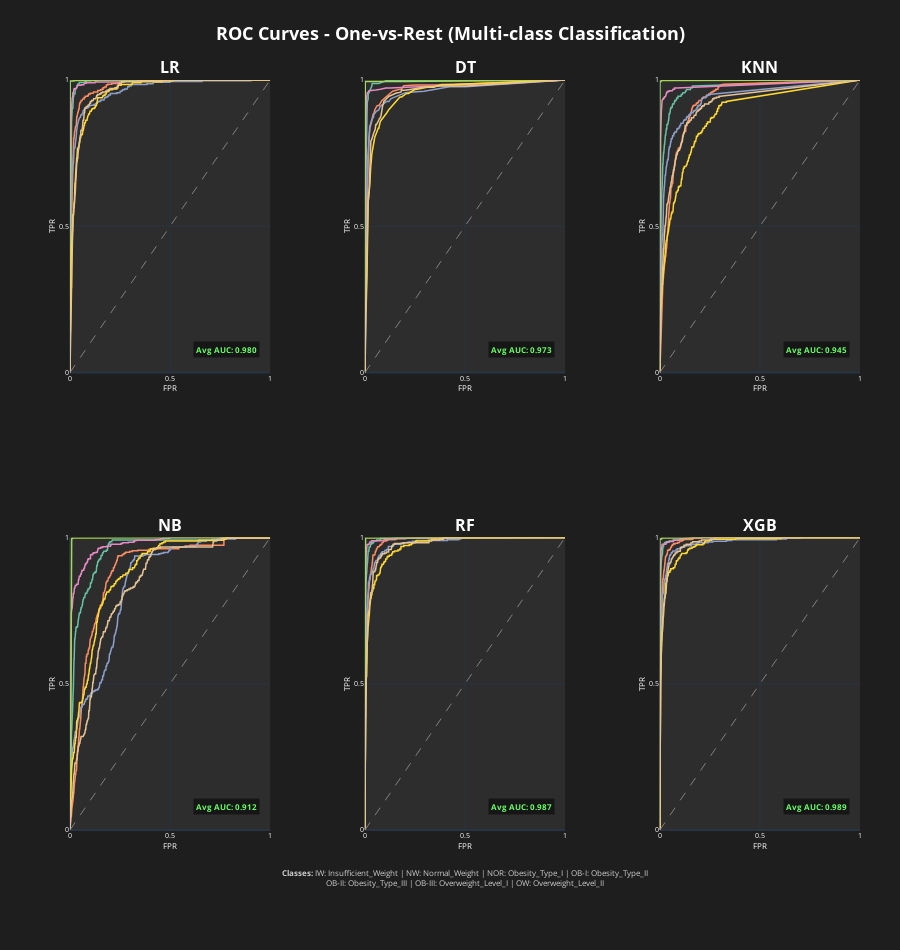

Notebook cell for this chart:
### Code cell
# =============================================================================
# AUC-ROC Curves for All Models (One-vs-Rest Multi-class)
# =============================================================================
# Binarize the target for ROC curve calculation
y_val_bin = label_binarize(y_val, classes=list(range(num_classes)))

fig_roc = make_subplots(
    rows=2, cols=3,
    subplot_titles=[f'<b>{short_model_names[i]}</b>' for i in range(len(results))],
    vertical_spacing=0.22,
    horizontal_spacing=0.12
)

class_colors = px.colors.qualitative.Set2[:num_classes]

model_auc_values = {}

for idx, (model_name, result) in enumerate(results.items()):
    row = idx // 3 + 1
    col = idx % 3 + 1
    model_auc_values[model_name] = {}
    
    if result['y_val_proba'] is not None:
        y_proba = result['y_val_proba']
        
        # Calculate ROC curve for each class
        for i, cls_name in enumerate(class_names):
            fpr, tpr, _ = roc_curve(y_val_bin[:, i], y_proba[:, i])
            roc_auc = auc(fpr, tpr)
            model_auc_values[model_name][short_class_names[i]] = roc_auc
            
            fig_roc.add_trace(
                go.Scatter(
                    x=fpr, y=tpr,
                    mode='lines',
                    name=short_class_names[i],
                    line=dict(color=class_colors[i], width=1.5),
                    showlegend=False,
                    legendgroup=cls_name,
                    hovertemplate=f'{cls_name}<br>FPR: %{{x:.3f}}<br>TPR: %{{y:.3f}}<br>AUC: {roc_auc:.3f}<extra></extra>'
                ),
                row=row, col=col
            )
        
        fig_roc.add_trace(
            go.Scatter(
                x=[0, 1], y=[0, 1],
                mode='lines',
                line=dict(color='gray', dash='dash', width=1),
                showlegend=False,
                hoverinfo='skip'
            ),
            row=row, col=col
        )
    
    fig_roc.update_xaxes(
        title=dict(text='FPR', font=dict(size=8), standoff=2),
        range=[0, 1], 
        tickfont=dict(size=7),
        tickvals=[0, 0.5, 1],
        row=row, col=col
    )
    fig_roc.update_yaxes(
        title=dict(text='TPR', font=dict(size=8), standoff=2),
        range=[0, 1], 
        tickfont=dict(size=7),
        tickvals=[0, 0.5, 1],
        row=row, col=col
    )

# Calculate weighted average AUC for each model and add as annotation inside subplot
for idx, model_name in enumerate(results.keys()):
    row = idx // 3 + 1
    col = idx % 3 + 1
    
    if model_name in model_auc_values and model_auc_values[model_name]:
        avg_auc = np.mean(list(model_auc_values[model_name].values()))
        fig_roc.add_annotation(
            text=f'<b>Avg AUC: {avg_auc:.3f}</b>',
            xref=f'x{idx+1}' if idx > 0 else 'x',
            yref=f'y{idx+1}' if idx > 0 else 'y',
            x=0.95, y=0.05,
            showarrow=False,
            font=dict(size=8, color='#66ff66'),
            bgcolor='rgba(0,0,0,0.5)',
            borderpad=2,
            xanchor='right',
            yanchor='bottom'
        )

fig_roc.update_layout(
    title=dict(
        text='<b>ROC Curves - One-vs-Rest (Multi-class Classification)</b>',
        font=dict(size=18, color='white'),
        x=0.5
    ),
    height=950,
    template='plotly_dark',
    paper_bgcolor='#1e1e1e',
    plot_bgcolor='#2d2d2d',
    font=dict(color='white'),
    showlegend=False,
    margin=dict(t=80, b=120, l=70, r=40)
)

fig_roc.add_annotation(
    text=f"<b>Classes:</b> {class_legend_line1}<br>{class_legend_line2}",
    xref="paper", yref="paper",
    x=0.5, y=-0.08,
    showarrow=False,
    font=dict(size=8, color='#cccccc'),
    align="center"
)

fig_roc.write_html(f'{REPORTS_DIR}/{DATASET_NAME}_auc_roc_curves.html')
fig_roc.show()
print(f"AUC-ROC curves saved to '{REPORTS_DIR}/{DATASET_NAME}_auc_roc_curves.html'")

### Figure 1 — Plotly figure (JSON) as saved in the notebook; plotly's stock layout.template omitted (floating-point values rounded to 4 significant figures; data arrays with more than 128 entries replaced by an {"elided": "..."} marker saying what was removed)
{"data": [{"hovertemplate": "Insufficient_Weight<br>FPR: %{x:.3f}<br>TPR: %{y:.3f}<br>AUC: 0.995<extra></extra>", "legendgroup": "Insufficient_Weight", "line": {"color": "rgb(102,194,165)", "width": 1.5}, "mode": "lines", "name": "IW", "showlegend": false, "type": "scatter", "x": [0.0, 0.0, 0.0, 0.0004062, 0.0004062, 0.001219, 0.001219, 0.001625, 0.001625, 0.002031, 0.002031, 0.002437, 0.002437, 0.002843, 0.002843, 0.003249, 0.003249, 0.004062, 0.004062, 0.004468, 0.004468, 0.004874, 0.004874, 0.00528, 0.00528, 0.005686, 0.005686, 0.006093, 0.006093, 0.006499, 0.006499, 0.006905, 0.006905, 0.007311, 0.007311, 0.007717, 0.007717, 0.008123, 0.008123, 0.00853, 0.00853, 0.008936, 0.008936, 0.009748, 0.009748, 0.01015, 0.01015, 0.01056, 0.01056, 0.01137, 0.01137, 0.01422, 0.01422, 0.01462, 0.01462, 0.01584, 0.01584, 0.01625, 0.01625, 0.01706, 0.01706, 0.01868, 0.01868, 0.01909, 0.01909, 0.0199, 0.0199, 0.02518, 0.02518, 0.02559, 0.02559, 0.026, 0.026, 0.03209, 0.03209, 0.03331, 0.03331, 0.03534, 0.03534, 0.03737, 0.03737, 0.03818, 0.03818, 0.04509, 0.04509, 0.0463, 0.0463, 0.07555, 0.07555, 0.08083, 0.08083, 0.104, 0.104, 1.0], "xaxis": "x", "y": [0.0, 0.002933, 0.1554, 0.1554, 0.3636, 0.3636, 0.4018, 0.4018, 0.4194, 0.4194, 0.4223, 0.4223, 0.4428, 0.4428, 0.4721, 0.4721, 0.5425, 0.5425, 0.6217, 0.6217, 0.6833, 0.6833, 0.7801, 0.7801, 0.783, 0.783, 0.8035, 0.8035, 0.824, 0.824, 0.827, 0.827, 0.8475, 0.8475, 0.8563, 0.8563, 0.8622, 0.8622, 0.871, 0.871, 0.8739, 0.8739, 0.8768, 0.8768, 0.8827, 0.8827, 0.8886, 0.8886, 0.8974, 0.8974, 0.9032, 0.9032, 0.9091, 0.9091, 0.912, 0.912, 0.9326, 0.9326, 0.9355, 0.9355, 0.9443, 0.9443, 0.9472, 0.9472, 0.9501, 0.9501, 0.9531, 0.9531, 0.956, 0.956, 0.9619, 0.9619, 0.9707, 0.9707, 0.9736, 0.9736, 0.9765, 0.9765, 0.9795, 0.9795, 0.9824, 0.9824, 0.9853, 0.9853, 0.9883, 0.9883, 0.9912, 0.9912, 0.9941, 0.9941, 0.9971, 0.9971, 1.0, 1.0], "yaxis": "y"}, {"hovertemplate": "Normal_Weight<br>FPR: %{x:.3f}<br>TPR: %{y:.3f}<br>AUC: 0.980<extra></extra>", "legendgroup": "Normal_Weight", "line": {"color": "rgb(252,141,98)", "width": 1.5}, "mode": "lines", "name": "NW", "showlegend": false, "type": "scatter", "x": {"elided": "200 float values"}, "xaxis": "x", "y": {"elided": "200 float values"}, "yaxis": "y"}, {"hovertemplate": "Obesity_Type_I<br>FPR: %{x:.3f}<br>TPR: %{y:.3f}<br>AUC: 0.966<extra></extra>", "legendgroup": "Obesity_Type_I", "line": {"color": "rgb(141,160,203)", "width": 1.5}, "mode": "lines", "name": "NOR", "showlegend": false, "type": "scatter", "x": {"elided": "226 float values"}, "xaxis": "x", "y": {"elided": "226 float values"}, "yaxis": "y"}, {"hovertemplate": "Obesity_Type_II<br>FPR: %{x:.3f}<br>TPR: %{y:.3f}<br>AUC: 0.994<extra></extra>", "legendgroup": "Obesity_Type_II", "line": {"color": "rgb(231,138,195)", "width": 1.5}, "mode": "lines", "name": "OB-I", "showlegend": false, "type": "scatter", "x": [0.0, 0.0, 0.0, 0.0004228, 0.0004228, 0.0008457, 0.0008457, 0.001268, 0.001268, 0.001691, 0.001691, 0.002114, 0.002114, 0.002537, 0.002537, 0.00296, 0.00296, 0.003383, 0.003383, 0.003805, 0.003805, 0.004228, 0.004228, 0.004651, 0.004651, 0.005074, 0.005074, 0.005497, 0.005497, 0.00592, 0.00592, 0.006342, 0.006342, 0.006765, 0.006765, 0.007611, 0.007611, 0.008034, 0.008034, 0.008457, 0.008457, 0.008879, 0.008879, 0.01099, 0.01099, 0.01311, 0.01311, 0.01353, 0.01353, 0.01395, 0.01395, 0.01438, 0.01438, 0.01734, 0.01734, 0.01818, 0.01818, 0.01987, 0.01987, 0.02114, 0.02114, 0.03044, 0.03044, 0.0334, 0.0334, 0.03467, 0.03467, 0.03763, 0.03763, 0.03805, 0.03805, 0.05624, 0.05624, 0.06934, 0.06934, 0.0723, 0.0723, 0.08161, 0.08161, 0.1247, 0.1247, 0.2719, 0.2719, 0.3882, 0.3882, 0.4182, 0.4182, 1.0], "xaxis": "x", "y": [0.0, 0.002283, 0.226, 0.226, 0.2945, 0.2945, 0.411, 0.411, 0.4795, 0.4795, 0.5731, 0.5731, 0.5936, 0.5936, 0.6644, 0.6644, 0.6781, 0.6781, 0.7466, 0.7466, 0.7511, 0.7511, 0.8356, 0.8356, 0.8699, 0.8699, 0.8721, 0.8721, 0.8744, 0.8744, 0.8813, 0.8813, 0.8881, 0.8881, 0.9018, 0.9018, 0.9087, 0.9087, 0.9292, 0.9292, 0.9338, 0.9338, 0.9361, 0.9361, 0.9384, 0.9384, 0.9429, 0.9429, 0.9452, 0.9452, 0.9498, 0.9498, 0.9566, 0.9566, 0.9612, 0.9612, 0.9635, 0.9635, 0.968, 0.968, 0.9703, 0.9703, 0.9726, 0.9726, 0.9749, 0.9749, 0.9772, 0.9772, 0.9795, 0.9795, 0.9817, 0.9817, 0.984, 0.984, 0.9863, 0.9863, 0.9886, 0.9886, 0.9909, 0.9909, 0.9932, 0.9932, 0.9954, 0.9954, 0.9977, 0.9977, 1.0, 1.0], "yaxis": "y"}, {"hovertemplate": "Obesity_Type_III<br>FPR: %{x:.3f}<br>TPR: %{y:.3f}<br>AUC: 0.999<extra></extra>", "legendgroup": "Obesity_Type_III", "line": {"color": "rgb(166,216,84)", "width": 1.5}, "mode": "lines", "name": "OB-II", "showlegend": false, "type": "scatter", "x": [0.0, 0.0, 0.0, 0.0004431, 0.0004431, 0.0008861, 0.0008861, 0.01861, 0.01861, 0.1369, 0.1369, 1.0], "xaxis": "x", "y": [0.0, 0.001832, 0.2821, 0.2821, 0.9707, 0.9707, 0.9963, 0.9963, 0.9982, 0.9982, 1.0, 1.0], "yaxis": "y"}, {"hovertemplate": "Overweight_Level_I<br>FPR: %{x:.3f}<br>TPR: %{y:.3f}<br>AUC: 0.962<extra></extra>", "legendgroup": "Overweight_Level_I", "line": {"color": "rgb(255,217,47)", "width": 1.5}, "mode": "lines", "name": "OB-III", "showlegend": false, "type": "scatter", "x": {"elided": "228 float values"}, "xaxis": "x", "y": {"elided": "228 float values"}, "yaxis": "y"}, {"hovertemplate": "Overweight_Level_II<br>FPR: %{x:.3f}<br>TPR: %{y:.3f}<br>AUC: 0.965<extra></extra>", "legendgroup": "Overweight_Level_II", "line": {"color": "rgb(229,196,148)", "width": 1.5}, "mode": "lines", "name": "OW", "showlegend": false, "type": "scatter", "x": {"elided": "262 float values"}, "xaxis": "x", "y": {"elided": "262 float values"}, "yaxis": "y"}, {"hoverinfo": "skip", "line": {"color": "gray", "dash": "dash", "width": 1}, "mode": "lines", "showlegend": false, "type": "scatter", "x": [0, 1], "xaxis": "x", "y": [0, 1], "yaxis": "y"}, {"hovertemplate": "Insufficient_Weight<br>FPR: %{x:.3f}<br>TPR: %{y:.3f}<br>AUC: 0.993<extra></extra>", "legendgroup": "Insufficient_Weight", "line": {"color": "rgb(102,194,165)", "width": 1.5}, "mode": "lines", "name": "IW", "showlegend": false, "type": "scatter", "x": [0.0, 0.001625, 0.002031, 0.002437, 0.002843, 0.004874, 0.00528, 0.00528, 0.00528, 0.00528, 0.005686, 0.005686, 0.006093, 0.006905, 0.007311, 0.008123, 0.008123, 0.008936, 0.008936, 0.009342, 0.009342, 0.009748, 0.01015, 0.01097, 0.01178, 0.01178, 0.01178, 0.01381, 0.01625, 0.01625, 0.01665, 0.0199, 0.02478, 0.0264, 0.02681, 0.03452, 0.03615, 0.03981, 0.04184, 0.05443, 0.06418, 0.06824, 0.1052, 0.1259, 0.1661, 0.1755, 0.1913, 0.2189, 0.2453, 1.0], "xaxis": "x2", "y": [0.0, 0.1056, 0.2669, 0.349, 0.61, 0.6862, 0.7126, 0.7302, 0.7419, 0.7507, 0.7713, 0.7977, 0.8006, 0.824, 0.8416, 0.8592, 0.8622, 0.868, 0.871, 0.8886, 0.9003, 0.9062, 0.9062, 0.9062, 0.912, 0.915, 0.9238, 0.9296, 0.9355, 0.9501, 0.9501, 0.956, 0.9619, 0.9619, 0.9648, 0.9795, 0.9883, 0.9883, 0.9883, 0.9883, 0.9883, 0.9883, 0.9971, 0.9971, 0.9971, 0.9971, 0.9971, 0.9971, 0.9971, 1.0], "yaxis": "y2"}, {"hovertemplate": "Normal_Weight<br>FPR: %{x:.3f}<br>TPR: %{y:.3f}<br>AUC: 0.971<extra></extra>", "legendgroup": "Normal_Weight", "line": {"color": "rgb(252,141,98)", "width": 1.5}, "mode": "lines", "name": "NW", "showlegend": false, "type": "scatter", "x": [0.0, 0.0004189, 0.0008379, 0.003351, 0.00377, 0.00377, 0.004189, 0.005446, 0.008798, 0.01089, 0.01299, 0.01341, 0.01466, 0.0155, 0.01592, 0.01634, 0.0176, 0.01969, 0.02053, 0.02137, 0.02178, 0.0222, 0.02304, 0.02514, 0.03435, 0.03561, 0.03603, 0.03603, 0.03687, 0.03854, 0.03896, 0.04022, 0.04273, 0.04525, 0.04608, 0.04692, 0.04734, 0.0486, 0.04985, 0.05237, 0.05572, 0.05698, 0.05949, 0.06116, 0.06494, 0.06745, 0.07122, 0.07876, 0.08002, 0.08295, 0.08923, 0.08965, 0.1269, 0.1286, 0.129, 0.1295, 0.1328, 0.1382, 0.1395, 0.145, 0.1454, 0.1508, 0.1785, 0.1827, 0.1935, 0.2308, 0.243, 0.2535, 0.2727, 0.3356, 0.3645, 1.0], "xaxis": "x2", "y": [0.0, 0.02404, 0.07933, 0.2909, 0.4111, 0.4327, 0.4375, 0.4471, 0.5841, 0.6298, 0.6923, 0.7019, 0.7284, 0.7476, 0.7548, 0.7644, 0.7885, 0.7885, 0.8005, 0.8149, 0.8173, 0.8173, 0.8293, 0.8365, 0.8606, 0.8702, 0.8726, 0.875, 0.8774, 0.8774, 0.8822, 0.8822, 0.8846, 0.8846, 0.8894, 0.8894, 0.8894, 0.8966, 0.899, 0.9014, 0.9062, 0.9087, 0.9111, 0.9111, 0.9135, 0.9135, 0.9135, 0.9255, 0.9255, 0.9279, 0.9327, 0.9327, 0.9567, 0.9567, 0.9567, 0.9591, 0.9615, 0.9615, 0.9615, 0.9639, 0.9639, 0.9639, 0.9688, 0.9688, 0.9808, 0.9832, 0.9832, 0.9832, 0.9832, 0.9832, 0.9832, 1.0], "yaxis": "y2"}, {"hovertemplate": "Obesity_Type_I<br>FPR: %{x:.3f}<br>TPR: %{y:.3f}<br>AUC: 0.960<extra></extra>", "legendgroup": "Obesity_Type_I", "line": {"color": "rgb(141,160,203)", "width": 1.5}, "mode": "lines", "name": "NOR", "showlegend": false, "type": "scatter", "x": [0.0, 0.004564, 0.004979, 0.005809, 0.007054, 0.007469, 0.007469, 0.008299, 0.008299, 0.008714, 0.01369, 0.01494, 0.01701, 0.01867, 0.01867, 0.02033, 0.02033, 0.02075, 0.02116, 0.02158, 0.02324, 0.02365, 0.02448, 0.02614, 0.02739, 0.03112, 0.03278, 0.03444, 0.03693, 0.04274, 0.0444, 0.04606, 0.04772, 0.04896, 0.05477, 0.0556, 0.06473, 0.06888, 0.06971, 0.0751, 0.08382, 0.09876, 0.1066, 0.1199, 0.1216, 0.1307, 0.19, 0.1934, 0.1992, 0.2025, 0.2432, 0.2485, 0.2768, 0.2805, 0.29, 0.2954, 0.4232, 0.4502, 0.5021, 1.0], "xaxis": "x2", "y": [0.0, 0.2316, 0.257, 0.3868, 0.5191, 0.5242, 0.5318, 0.5471, 0.5751, 0.5751, 0.7201, 0.7379, 0.7557, 0.8041, 0.8066, 0.8092, 0.8117, 0.8168, 0.8193, 0.827, 0.8422, 0.8422, 0.8422, 0.8473, 0.8473, 0.8575, 0.8575, 0.8651, 0.8677, 0.8728, 0.883, 0.883, 0.883, 0.8855, 0.8906, 0.8931, 0.8957, 0.8982, 0.8982, 0.9084, 0.9135, 0.9211, 0.9262, 0.9262, 0.9288, 0.9364, 0.9542, 0.9567, 0.9567, 0.9567, 0.9593, 0.9593, 0.9593, 0.9618, 0.9618, 0.9618, 0.9771, 0.9771, 0.9771, 1.0], "yaxis": "y2"}, {"hovertemplate": "Obesity_Type_II<br>FPR: %{x:.3f}<br>TPR: %{y:.3f}<br>AUC: 0.981<extra></extra>", "legendgroup": "Obesity_Type_II", "line": {"color": "rgb(231,138,195)", "width": 1.5}, "mode": "lines", "name": "OB-I", "showlegend": false, "type": "scatter", "x": [0.0, 0.001691, 0.001691, 0.004228, 0.004228, 0.004651, 0.004651, 0.005497, 0.007188, 0.007611, 0.008879, 0.008879, 0.009302, 0.01099, 0.01184, 0.01268, 0.01607, 0.01607, 0.01691, 0.0203, 0.02622, 0.0444, 0.05412, 0.07696, 0.1053, 0.1277, 1.0], "xaxis": "x2", "y": [0.0, 0.05708, 0.1324, 0.8356, 0.9087, 0.9178, 0.9224, 0.9292, 0.9361, 0.9361, 0.9406, 0.9429, 0.9452, 0.9475, 0.9566, 0.9566, 0.9566, 0.9589, 0.9589, 0.9635, 0.9635, 0.9658, 0.9658, 0.968, 0.9726, 0.9726, 1.0], "yaxis": "y2"}, {"hovertemplate": "Obesity_Type_III<br>FPR: %{x:.3f}<br>TPR: %{y:.3f}<br>AUC: 0.996<extra></extra>", "legendgroup": "Obesity_Type_III", "line": {"color": "rgb(166,216,84)", "width": 1.5}, "mode": "lines", "name": "OB-II", "showlegend": false, "type": "scatter", "x": [0.0, 0.0004431, 0.0004431, 0.0004431, 0.0004431, 0.001772, 0.03013, 0.05361, 0.1927, 1.0], "xaxis": "x2", "y": [0.0, 0.7582, 0.9872, 0.9908, 0.9945, 0.9945, 0.9945, 0.9945, 0.9945, 1.0], "yaxis": "y2"}, {"hovertemplate": "Overweight_Level_I<br>FPR: %{x:.3f}<br>TPR: %{y:.3f}<br>AUC: 0.953<extra></extra>", "legendgroup": "Overweight_Level_I", "line": {"color": "rgb(255,217,47)", "width": 1.5}, "mode": "lines", "name": "OB-III", "showlegend": false, "type": "scatter", "x": [0.0, 0.000404, 0.00202, 0.00202, 0.006869, 0.006869, 0.008485, 0.009697, 0.009697, 0.0101, 0.01616, 0.01616, 0.01697, 0.01859, 0.0198, 0.02061, 0.02424, 0.02909, 0.02909, 0.0303, 0.03152, 0.03434, 0.03515, 0.03717, 0.0404, 0.04242, 0.04646, 0.04687, 0.04727, 0.04848, 0.04889, 0.04929, 0.05455, 0.06182, 0.06263, 0.06424, 0.06667, 0.06949, 0.07596, 0.08404, 0.08525, 0.1087, 0.1196, 0.12, 0.1749, 0.177, 0.1802, 0.1846, 0.1891, 0.1895, 0.204, 0.2069, 0.2081, 0.2178, 0.244, 0.2465, 0.2667, 0.3038, 0.3123, 0.3156, 0.318, 0.3305, 0.3333, 0.3358, 0.3402, 0.3442, 0.3531, 0.3741, 0.3834, 0.4061, 0.4424, 1.0], "xaxis": "x2", "y": [0.0, 0.0, 0.1951, 0.1982, 0.2378, 0.2439, 0.2744, 0.3049, 0.3232, 0.3232, 0.5793, 0.5854, 0.6067, 0.6128, 0.6128, 0.6159, 0.6402, 0.7043, 0.7104, 0.7134, 0.7195, 0.747, 0.75, 0.7561, 0.7805, 0.7896, 0.7988, 0.7988, 0.8018, 0.8018, 0.8049, 0.8049, 0.814, 0.8293, 0.8293, 0.8293, 0.8354, 0.8354, 0.8567, 0.8659, 0.8659, 0.8872, 0.8994, 0.8994, 0.9421, 0.9421, 0.9421, 0.9421, 0.9451, 0.9451, 0.9543, 0.9543, 0.9543, 0.9543, 0.9665, 0.9665, 0.9695, 0.9756, 0.9756, 0.9756, 0.9756, 0.9756, 0.9756, 0.9756, 0.9756, 0.9756, 0.9787, 0.9817, 0.9848, 0.9848, 0.9848, 1.0], "yaxis": "y2"}, {"hovertemplate": "Overweight_Level_II<br>FPR: %{x:.3f}<br>TPR: %{y:.3f}<br>AUC: 0.957<extra></extra>", "legendgroup": "Overweight_Level_II", "line": {"color": "rgb(229,196,148)", "width": 1.5}, "mode": "lines", "name": "OW", "showlegend": false, "type": "scatter", "x": [0.0, 0.0, 0.0004062, 0.001625, 0.01056, 0.0134, 0.01543, 0.02031, 0.02275, 0.02356, 0.02396, 0.02437, 0.02437, 0.026, 0.026, 0.02803, 0.02884, 0.02965, 0.0329, 0.03777, 0.0394, 0.04184, 0.04224, 0.04305, 0.04427, 0.04427, 0.04509, 0.05077, 0.05118, 0.05199, 0.05321, 0.05443, 0.05808, 0.06621, 0.06824, 0.07067, 0.07189, 0.07555, 0.07677, 0.08083, 0.08123, 0.08205, 0.08855, 0.09301, 0.09423, 0.1198, 0.121, 0.1596, 0.1653, 0.1803, 0.1828, 0.1954, 0.1966, 0.1986, 0.2258, 0.2518, 0.2738, 0.2949, 0.2994, 0.3046, 0.3253, 0.3387, 0.3765, 0.5041, 1.0], "xaxis": "x2", "y": [0.0, 0.002933, 0.002933, 0.05572, 0.4311, 0.5249, 0.5777, 0.61, 0.6598, 0.6716, 0.7038, 0.7097, 0.7126, 0.7243, 0.7302, 0.7625, 0.7742, 0.7918, 0.7947, 0.8065, 0.8065, 0.8182, 0.8182, 0.8182, 0.8182, 0.8211, 0.8211, 0.8299, 0.8299, 0.8446, 0.8475, 0.8475, 0.8475, 0.8563, 0.8592, 0.8651, 0.868, 0.871, 0.871, 0.8798, 0.8798, 0.8856, 0.912, 0.9208, 0.9267, 0.9443, 0.9443, 0.956, 0.956, 0.9589, 0.9648, 0.9648, 0.9648, 0.9648, 0.9677, 0.9707, 0.9736, 0.9765, 0.9765, 0.9765, 0.9765, 0.9765, 0.9795, 0.9795, 1.0], "yaxis": "y2"}, {"hoverinfo": "skip", "line": {"color": "gray", "dash": "dash", "width": 1}, "mode": "lines", "showlegend": false, "type": "scatter", "x": [0, 1], "xaxis": "x2", "y": [0, 1], "yaxis": "y2"}, {"hovertemplate": "Insufficient_Weight<br>FPR: %{x:.3f}<br>TPR: %{y:.3f}<br>AUC: 0.972<extra></extra>", "legendgroup": "Insufficient_Weight", "line": {"color": "rgb(102,194,165)", "width": 1.5}, "mode": "lines", "name": "IW", "showlegend": false, "type": "scatter", "x": {"elided": "178 float values"}, "xaxis": "x3", "y": {"elided": "178 float values"}, "yaxis": "y3"}, {"hovertemplate": "Normal_Weight<br>FPR: %{x:.3f}<br>TPR: %{y:.3f}<br>AUC: 0.930<extra></extra>", "legendgroup": "Normal_Weight", "line": {"color": "rgb(252,141,98)", "width": 1.5}, "mode": "lines", "name": "NW", "showlegend": false, "type": "scatter", "x": {"elided": "383 float values"}, "xaxis": "x3", "y": {"elided": "383 float values"}, "yaxis": "y3"}, {"hovertemplate": "Obesity_Type_I<br>FPR: %{x:.3f}<br>TPR: %{y:.3f}<br>AUC: 0.936<extra></extra>", "legendgroup": "Obesity_Type_I", "line": {"color": "rgb(141,160,203)", "width": 1.5}, "mode": "lines", "name": "NOR", "showlegend": false, "type": "scatter", "x": {"elided": "240 float values"}, "xaxis": "x3", "y": {"elided": "240 float values"}, "yaxis": "y3"}, {"hovertemplate": "Obesity_Type_II<br>FPR: %{x:.3f}<br>TPR: %{y:.3f}<br>AUC: 0.982<extra></extra>", "legendgroup": "Obesity_Type_II", "line": {"color": "rgb(231,138,195)", "width": 1.5}, "mode": "lines", "name": "OB-I", "showlegend": false, "type": "scatter", "x": [0.0, 0.0004228, 0.0004228, 0.0008457, 0.0008457, 0.001268, 0.001268, 0.001691, 0.001691, 0.002114, 0.002114, 0.002537, 0.002537, 0.00296, 0.00296, 0.003383, 0.003383, 0.003805, 0.003805, 0.004228, 0.004228, 0.004651, 0.004651, 0.005074, 0.005074, 0.00592, 0.00592, 0.006342, 0.006342, 0.007188, 0.007188, 0.007611, 0.007611, 0.008034, 0.008034, 0.008457, 0.008457, 0.01015, 0.01015, 0.01099, 0.01099, 0.01184, 0.01184, 0.01353, 0.01353, 0.01776, 0.01776, 0.01818, 0.01818, 0.02156, 0.02156, 0.02326, 0.02326, 0.02748, 0.02748, 0.0296, 0.0296, 0.03087, 0.03087, 0.03129, 0.03129, 0.03214, 0.03214, 0.0334, 0.0334, 0.03552, 0.03552, 0.04017, 0.04017, 0.0482, 0.0482, 0.06258, 0.06258, 0.06554, 0.06554, 0.07315, 0.07315, 0.08499, 1.0], "xaxis": "x3", "y": [0.0, 0.6598, 0.6804, 0.6804, 0.6872, 0.6872, 0.6895, 0.6895, 0.6941, 0.6941, 0.7374, 0.7374, 0.7443, 0.7443, 0.7785, 0.7785, 0.7808, 0.7808, 0.8059, 0.8059, 0.8082, 0.8082, 0.8311, 0.8311, 0.8562, 0.8562, 0.8699, 0.8699, 0.8744, 0.8744, 0.8904, 0.8904, 0.8973, 0.8973, 0.911, 0.911, 0.9132, 0.9132, 0.9224, 0.9224, 0.9292, 0.9292, 0.9315, 0.9315, 0.9338, 0.9338, 0.9361, 0.9361, 0.9384, 0.9384, 0.9406, 0.9406, 0.9429, 0.9429, 0.9452, 0.9452, 0.9475, 0.9475, 0.9498, 0.9498, 0.9521, 0.9521, 0.9543, 0.9543, 0.9566, 0.9566, 0.9589, 0.9589, 0.9612, 0.9612, 0.9635, 0.9635, 0.9658, 0.9658, 0.968, 0.968, 0.9726, 0.9726, 1.0], "yaxis": "y3"}, {"hovertemplate": "Obesity_Type_III<br>FPR: %{x:.3f}<br>TPR: %{y:.3f}<br>AUC: 0.999<extra></extra>", "legendgroup": "Obesity_Type_III", "line": {"color": "rgb(166,216,84)", "width": 1.5}, "mode": "lines", "name": "OB-II", "showlegend": false, "type": "scatter", "x": [0.0, 0.0004431, 0.0004431, 0.00576, 0.00576, 0.007089, 0.007089, 0.01329, 1.0], "xaxis": "x3", "y": [0.0, 0.9634, 0.9945, 0.9945, 0.9963, 0.9963, 0.9982, 0.9982, 1.0], "yaxis": "y3"}, {"hovertemplate": "Overweight_Level_I<br>FPR: %{x:.3f}<br>TPR: %{y:.3f}<br>AUC: 0.881<extra></extra>", "legendgroup": "Overweight_Level_I", "line": {"color": "rgb(255,217,47)", "width": 1.5}, "mode": "lines", "name": "OB-III", "showlegend": false, "type": "scatter", "x": {"elided": "332 float values"}, "xaxis": "x3", "y": {"elided": "332 float values"}, "yaxis": "y3"}, {"hovertemplate": "Overweight_Level_II<br>FPR: %{x:.3f}<br>TPR: %{y:.3f}<br>AUC: 0.916<extra></extra>", "legendgroup": "Overweight_Level_II", "line": {"color": "rgb(229,196,148)", "width": 1.5}, "mode": "lines", "name": "OW", "showlegend": false, "type": "scatter", "x": {"elided": "321 float values"}, "xaxis": "x3", "y": {"elided": "321 float values"}, "yaxis": "y3"}, {"hoverinfo": "skip", "line": {"color": "gray", "dash": "dash", "width": 1}, "mode": "lines", "showlegend": false, "type": "scatter", "x": [0, 1], "xaxis": "x3", "y": [0, 1], "yaxis": "y3"}, {"hovertemplate": "Insufficient_Weight<br>FPR: %{x:.3f}<br>TPR: %{y:.3f}<br>AUC: 0.955<extra></extra>", "legendgroup": "Insufficient_Weight", "line": {"color": "rgb(102,194,165)", "width": 1.5}, "mode": "lines", "name": "IW", "showlegend": false, "type": "scatter", "x": {"elided": "282 float values"}, "xaxis": "x4", "y": {"elided": "282 float values"}, "yaxis": "y4"}, {"hovertemplate": "Normal_Weight<br>FPR: %{x:.3f}<br>TPR: %{y:.3f}<br>AUC: 0.888<extra></extra>", "legendgroup": "Normal_Weight", "line": {"color": "rgb(252,141,98)", "width": 1.5}, "mode": "lines", "name": "NW", "showlegend": false, "type": "scatter", "x": {"elided": "471 float values"}, "xaxis": "x4", "y": {"elided": "471 float values"}, "yaxis": "y4"}, {"hovertemplate": "Obesity_Type_I<br>FPR: %{x:.3f}<br>TPR: %{y:.3f}<br>AUC: 0.845<extra></extra>", "legendgroup": "Obesity_Type_I", "line": {"color": "rgb(141,160,203)", "width": 1.5}, "mode": "lines", "name": "NOR", "showlegend": false, "type": "scatter", "x": {"elided": "474 float values"}, "xaxis": "x4", "y": {"elided": "474 float values"}, "yaxis": "y4"}, {"hovertemplate": "Obesity_Type_II<br>FPR: %{x:.3f}<br>TPR: %{y:.3f}<br>AUC: 0.976<extra></extra>", "legendgroup": "Obesity_Type_II", "line": {"color": "rgb(231,138,195)", "width": 1.5}, "mode": "lines", "name": "OB-I", "showlegend": false, "type": "scatter", "x": {"elided": "176 float values"}, "xaxis": "x4", "y": {"elided": "176 float values"}, "yaxis": "y4"}, {"hovertemplate": "Obesity_Type_III<br>FPR: %{x:.3f}<br>TPR: %{y:.3f}<br>AUC: 0.995<extra></extra>", "legendgroup": "Obesity_Type_III", "line": {"color": "rgb(166,216,84)", "width": 1.5}, "mode": "lines", "name": "OB-II", "showlegend": false, "type": "scatter", "x": [0.0, 0.008418, 0.01241, 0.01241, 0.02969, 1.0], "xaxis": "x4", "y": [0.0, 0.9963, 0.9963, 0.9982, 0.9982, 1.0], "yaxis": "y4"}, {"hovertemplate": "Overweight_Level_I<br>FPR: %{x:.3f}<br>TPR: %{y:.3f}<br>AUC: 0.885<extra></extra>", "legendgroup": "Overweight_Level_I", "line": {"color": "rgb(255,217,47)", "width": 1.5}, "mode": "lines", "name": "OB-III", "showlegend": false, "type": "scatter", "x": {"elided": "402 float values"}, "xaxis": "x4", "y": {"elided": "402 float values"}, "yaxis": "y4"}, {"hovertemplate": "Overweight_Level_II<br>FPR: %{x:.3f}<br>TPR: %{y:.3f}<br>AUC: 0.841<extra></extra>", "legendgroup": "Overweight_Level_II", "line": {"color": "rgb(229,196,148)", "width": 1.5}, "mode": "lines", "name": "OW", "showlegend": false, "type": "scatter", "x": {"elided": "454 float values"}, "xaxis": "x4", "y": {"elided": "454 float values"}, "yaxis": "y4"}, {"hoverinfo": "skip", "line": {"color": "gray", "dash": "dash", "width": 1}, "mode": "lines", "showlegend": false, "type": "scatter", "x": [0, 1], "xaxis": "x4", "y": [0, 1], "yaxis": "y4"}, {"hovertemplate": "Insufficient_Weight<br>FPR: %{x:.3f}<br>TPR: %{y:.3f}<br>AUC: 0.997<extra></extra>", "legendgroup": "Insufficient_Weight", "line": {"color": "rgb(102,194,165)", "width": 1.5}, "mode": "lines", "name": "IW", "showlegend": false, "type": "scatter", "x": {"elided": "175 float values"}, "xaxis": "x5", "y": {"elided": "175 float values"}, "yaxis": "y5"}, {"hovertemplate": "Normal_Weight<br>FPR: %{x:.3f}<br>TPR: %{y:.3f}<br>AUC: 0.988<extra></extra>", "legendgroup": "Normal_Weight", "line": {"color": "rgb(252,141,98)", "width": 1.5}, "mode": "lines", "name": "NW", "showlegend": false, "type": "scatter", "x": {"elided": "260 float values"}, "xaxis": "x5", "y": {"elided": "260 float values"}, "yaxis": "y5"}, {"hovertemplate": "Obesity_Type_I<br>FPR: %{x:.3f}<br>TPR: %{y:.3f}<br>AUC: 0.981<extra></extra>", "legendgroup": "Obesity_Type_I", "line": {"color": "rgb(141,160,203)", "width": 1.5}, "mode": "lines", "name": "NOR", "showlegend": false, "type": "scatter", "x": {"elided": "285 float values"}, "xaxis": "x5", "y": {"elided": "285 float values"}, "yaxis": "y5"}, {"hovertemplate": "Obesity_Type_II<br>FPR: %{x:.3f}<br>TPR: %{y:.3f}<br>AUC: 0.997<extra></extra>", "legendgroup": "Obesity_Type_II", "line": {"color": "rgb(231,138,195)", "width": 1.5}, "mode": "lines", "name": "OB-I", "showlegend": false, "type": "scatter", "x": {"elided": "189 float values"}, "xaxis": "x5", "y": {"elided": "189 float values"}, "yaxis": "y5"}, {"hovertemplate": "Obesity_Type_III<br>FPR: %{x:.3f}<br>TPR: %{y:.3f}<br>AUC: 1.000<extra></extra>", "legendgroup": "Obesity_Type_III", "line": {"color": "rgb(166,216,84)", "width": 1.5}, "mode": "lines", "name": "OB-II", "showlegend": false, "type": "scatter", "x": {"elided": "149 float values"}, "xaxis": "x5", "y": {"elided": "149 float values"}, "yaxis": "y5"}, {"hovertemplate": "Overweight_Level_I<br>FPR: %{x:.3f}<br>TPR: %{y:.3f}<br>AUC: 0.972<extra></extra>", "legendgroup": "Overweight_Level_I", "line": {"color": "rgb(255,217,47)", "width": 1.5}, "mode": "lines", "name": "OB-III", "showlegend": false, "type": "scatter", "x": {"elided": "256 float values"}, "xaxis": "x5", "y": {"elided": "256 float values"}, "yaxis": "y5"}, {"hovertemplate": "Overweight_Level_II<br>FPR: %{x:.3f}<br>TPR: %{y:.3f}<br>AUC: 0.977<extra></extra>", "legendgroup": "Overweight_Level_II", "line": {"color": "rgb(229,196,148)", "width": 1.5}, "mode": "lines", "name": "OW", "showlegend": false, "type": "scatter", "x": {"elided": "244 float values"}, "xaxis": "x5", "y": {"elided": "244 float values"}, "yaxis": "y5"}, {"hoverinfo": "skip", "line": {"color": "gray", "dash": "dash", "width": 1}, "mode": "lines", "showlegend": false, "type": "scatter", "x": [0, 1], "xaxis": "x5", "y": [0, 1], "yaxis": "y5"}, {"hovertemplate": "Insufficient_Weight<br>FPR: %{x:.3f}<br>TPR: %{y:.3f}<br>AUC: 0.997<extra></extra>", "legendgroup": "Insufficient_Weight", "line": {"color": "rgb(102,194,165)", "width": 1.5}, "mode": "lines", "name": "IW", "showlegend": false, "type": "scatter", "x": [0.0, 0.0, 0.0, 0.0, 0.0, 0.0004062, 0.0004062, 0.0008123, 0.0008123, 0.001219, 0.001219, 0.001625, 0.001625, 0.002031, 0.002031, 0.002437, 0.002437, 0.002843, 0.002843, 0.003249, 0.003249, 0.003656, 0.003656, 0.004062, 0.004062, 0.004468, 0.004468, 0.00528, 0.00528, 0.006905, 0.006905, 0.007311, 0.007311, 0.00853, 0.00853, 0.008936, 0.008936, 0.01015, 0.01015, 0.01056, 0.01056, 0.01259, 0.01259, 0.013, 0.013, 0.0134, 0.0134, 0.01503, 0.01503, 0.01787, 0.01787, 0.01868, 0.01868, 0.0195, 0.0195, 0.02315, 0.02315, 0.02396, 0.02396, 0.03087, 0.03087, 0.04712, 0.04712, 0.06621, 0.06621, 0.1019, 0.1019, 0.1633, 0.1633, 0.2059, 0.2059, 0.9326, 0.9334, 0.9391, 0.9403, 0.9582, 0.9598, 0.9602, 0.9614, 0.9671, 0.9679, 0.9744, 0.9752, 0.9764, 0.9768, 0.9777, 0.9797, 0.9805, 0.9825, 0.9833, 0.9854, 0.9866, 0.9939, 0.9947, 1.0], "xaxis": "x6", "y": [0.0, 0.002933, 0.1466, 0.1525, 0.5484, 0.5484, 0.5748, 0.5748, 0.7067, 0.7067, 0.7449, 0.7449, 0.8065, 0.8065, 0.8299, 0.8299, 0.8358, 0.8358, 0.8416, 0.8416, 0.8563, 0.8563, 0.8768, 0.8768, 0.8886, 0.8886, 0.8915, 0.8915, 0.915, 0.915, 0.9179, 0.9179, 0.9238, 0.9238, 0.9296, 0.9296, 0.9326, 0.9326, 0.9384, 0.9384, 0.9413, 0.9413, 0.9501, 0.9501, 0.9589, 0.9589, 0.9648, 0.9648, 0.9677, 0.9677, 0.9707, 0.9707, 0.9736, 0.9736, 0.9765, 0.9765, 0.9795, 0.9795, 0.9824, 0.9824, 0.9853, 0.9853, 0.9883, 0.9883, 0.9912, 0.9912, 0.9941, 0.9941, 0.9971, 0.9971, 1.0, 1.0, 1.0, 1.0, 1.0, 1.0, 1.0, 1.0, 1.0, 1.0, 1.0, 1.0, 1.0, 1.0, 1.0, 1.0, 1.0, 1.0, 1.0, 1.0, 1.0, 1.0, 1.0, 1.0, 1.0], "yaxis": "y6"}, {"hovertemplate": "Normal_Weight<br>FPR: %{x:.3f}<br>TPR: %{y:.3f}<br>AUC: 0.990<extra></extra>", "legendgroup": "Normal_Weight", "line": {"color": "rgb(252,141,98)", "width": 1.5}, "mode": "lines", "name": "NW", "showlegend": false, "type": "scatter", "x": {"elided": "179 float values"}, "xaxis": "x6", "y": {"elided": "179 float values"}, "yaxis": "y6"}, {"hovertemplate": "Obesity_Type_I<br>FPR: %{x:.3f}<br>TPR: %{y:.3f}<br>AUC: 0.981<extra></extra>", "legendgroup": "Obesity_Type_I", "line": {"color": "rgb(141,160,203)", "width": 1.5}, "mode": "lines", "name": "NOR", "showlegend": false, "type": "scatter", "x": {"elided": "187 float values"}, "xaxis": "x6", "y": {"elided": "187 float values"}, "yaxis": "y6"}, {"hovertemplate": "Obesity_Type_II<br>FPR: %{x:.3f}<br>TPR: %{y:.3f}<br>AUC: 0.997<extra></extra>", "legendgroup": "Obesity_Type_II", "line": {"color": "rgb(231,138,195)", "width": 1.5}, "mode": "lines", "name": "OB-I", "showlegend": false, "type": "scatter", "x": [0.0, 0.0, 0.0, 0.0, 0.0, 0.0004228, 0.0004228, 0.0008457, 0.0008457, 0.001268, 0.001268, 0.001691, 0.001691, 0.002114, 0.002114, 0.002537, 0.002537, 0.00296, 0.00296, 0.003383, 0.003383, 0.003805, 0.003805, 0.004228, 0.004228, 0.004651, 0.004651, 0.005074, 0.005074, 0.005497, 0.005497, 0.00592, 0.00592, 0.006342, 0.006342, 0.006765, 0.006765, 0.008034, 0.008034, 0.009302, 0.009302, 0.01099, 0.01099, 0.01311, 0.01311, 0.0296, 0.0296, 0.03298, 0.03298, 0.03594, 0.03594, 0.04567, 0.04567, 0.0685, 0.0685, 0.06934, 0.06934, 0.09641, 0.09641, 0.1074, 0.1074, 0.1281, 0.1281, 0.1484, 0.1484, 0.8901, 0.8909, 0.9188, 0.9201, 0.9387, 0.9395, 0.9438, 0.9455, 0.9476, 0.9484, 0.9556, 0.9564, 0.9577, 0.959, 0.9598, 0.9679, 0.9687, 0.9776, 0.9784, 0.9886, 0.9894, 1.0], "xaxis": "x6", "y": [0.0, 0.002283, 0.29, 0.2945, 0.3973, 0.3973, 0.4064, 0.4064, 0.6826, 0.6826, 0.6986, 0.6986, 0.7785, 0.7785, 0.79, 0.79, 0.8402, 0.8402, 0.863, 0.863, 0.9041, 0.9041, 0.9064, 0.9064, 0.911, 0.911, 0.9155, 0.9155, 0.9269, 0.9269, 0.9361, 0.9361, 0.9475, 0.9475, 0.9543, 0.9543, 0.9612, 0.9612, 0.9658, 0.9658, 0.9726, 0.9726, 0.9749, 0.9749, 0.9772, 0.9772, 0.9795, 0.9795, 0.9817, 0.9817, 0.984, 0.984, 0.9863, 0.9863, 0.9886, 0.9886, 0.9909, 0.9909, 0.9932, 0.9932, 0.9954, 0.9954, 0.9977, 0.9977, 1.0, 1.0, 1.0, 1.0, 1.0, 1.0, 1.0, 1.0, 1.0, 1.0, 1.0, 1.0, 1.0, 1.0, 1.0, 1.0, 1.0, 1.0, 1.0, 1.0, 1.0, 1.0, 1.0], "yaxis": "y6"}, {"hovertemplate": "Obesity_Type_III<br>FPR: %{x:.3f}<br>TPR: %{y:.3f}<br>AUC: 1.000<extra></extra>", "legendgroup": "Obesity_Type_III", "line": {"color": "rgb(166,216,84)", "width": 1.5}, "mode": "lines", "name": "OB-II", "showlegend": false, "type": "scatter", "x": [0.0, 0.0, 0.0, 0.0, 0.0, 0.0, 0.0, 0.0, 0.0, 0.0, 0.0, 0.0, 0.0, 0.0, 0.0, 0.0, 0.0, 0.0, 0.0, 0.0, 0.0, 0.0, 0.0, 0.0, 0.0, 0.0, 0.0, 0.0, 0.0, 0.0, 0.0, 0.0, 0.0, 0.0, 0.0, 0.0, 0.0, 0.0, 0.0, 0.0, 0.0, 0.0, 0.0, 0.0, 0.0, 0.0, 0.0, 0.0, 0.0, 0.0, 0.0, 0.0, 0.0, 0.0, 0.0, 0.0, 0.0004431, 0.0004431, 0.009304, 0.009304, 0.009747, 0.009747, 0.1542, 0.1542, 1.0], "xaxis": "x6", "y": [0.0, 0.001832, 0.009158, 0.01282, 0.01465, 0.02015, 0.02381, 0.0293, 0.0348, 0.04945, 0.05311, 0.05861, 0.06227, 0.06777, 0.07326, 0.09341, 0.0989, 0.1007, 0.1044, 0.1117, 0.1154, 0.1227, 0.1282, 0.1593, 0.163, 0.1685, 0.1758, 0.1941, 0.1978, 0.2033, 0.207, 0.2198, 0.2234, 0.2363, 0.2399, 0.2454, 0.2509, 0.3077, 0.3114, 0.3242, 0.3278, 0.3425, 0.3462, 0.3535, 0.3571, 0.3626, 0.3663, 0.4231, 0.4267, 0.4707, 0.4744, 0.5641, 0.5678, 0.6758, 0.6795, 0.8516, 0.8516, 0.9945, 0.9945, 0.9963, 0.9963, 0.9982, 0.9982, 1.0, 1.0], "yaxis": "y6"}, {"hovertemplate": "Overweight_Level_I<br>FPR: %{x:.3f}<br>TPR: %{y:.3f}<br>AUC: 0.977<extra></extra>", "legendgroup": "Overweight_Level_I", "line": {"color": "rgb(255,217,47)", "width": 1.5}, "mode": "lines", "name": "OB-III", "showlegend": false, "type": "scatter", "x": {"elided": "225 float values"}, "xaxis": "x6", "y": {"elided": "225 float values"}, "yaxis": "y6"}, {"hovertemplate": "Overweight_Level_II<br>FPR: %{x:.3f}<br>TPR: %{y:.3f}<br>AUC: 0.982<extra></extra>", "legendgroup": "Overweight_Level_II", "line": {"color": "rgb(229,196,148)", "width": 1.5}, "mode": "lines", "name": "OW", "showlegend": false, "type": "scatter", "x": {"elided": "213 float values"}, "xaxis": "x6", "y": {"elided": "213 float values"}, "yaxis": "y6"}, {"hoverinfo": "skip", "line": {"color": "gray", "dash": "dash", "width": 1}, "mode": "lines", "showlegend": false, "type": "scatter", "x": [0, 1], "xaxis": "x6", "y": [0, 1], "yaxis": "y6"}], "layout": {"annotations": [{"font": {"size": 16}, "showarrow": false, "text": "<b>LR</b>", "x": 0.1267, "xanchor": "center", "xref": "paper", "y": 1, "yanchor": "bottom", "yref": "paper"}, {"font": {"size": 16}, "showarrow": false, "text": "<b>DT</b>", "x": 0.5, "xanchor": "center", "xref": "paper", "y": 1, "yanchor": "bottom", "yref": "paper"}, {"font": {"size": 16}, "showarrow": false, "text": "<b>KNN</b>", "x": 0.8733, "xanchor": "center", "xref": "paper", "y": 1, "yanchor": "bottom", "yref": "paper"}, {"font": {"size": 16}, "showarrow": false, "text": "<b>NB</b>", "x": 0.1267, "xanchor": "center", "xref": "paper", "y": 0.39, "yanchor": "bottom", "yref": "paper"}, {"font": {"size": 16}, "showarrow": false, "text": "<b>RF</b>", "x": 0.5, "xanchor": "center", "xref": "paper", "y": 0.39, "yanchor": "bottom", "yref": "paper"}, {"font": {"size": 16}, "showarrow": false, "text": "<b>XGB</b>", "x": 0.8733, "xanchor": "center", "xref": "paper", "y": 0.39, "yanchor": "bottom", "yref": "paper"}, {"bgcolor": "rgba(0,0,0,0.5)", "borderpad": 2, "font": {"color": "#66ff66", "size": 8}, "showarrow": false, "text": "<b>Avg AUC: 0.980</b>", "x": 0.95, "xanchor": "right", "xref": "x", "y": 0.05, "yanchor": "bottom", "yref": "y"}, {"bgcolor": "rgba(0,0,0,0.5)", "borderpad": 2, "font": {"color": "#66ff66", "size": 8}, "showarrow": false, "text": "<b>Avg AUC: 0.973</b>", "x": 0.95, "xanchor": "right", "xref": "x2", "y": 0.05, "yanchor": "bottom", "yref": "y2"}, {"bgcolor": "rgba(0,0,0,0.5)", "borderpad": 2, "font": {"color": "#66ff66", "size": 8}, "showarrow": false, "text": "<b>Avg AUC: 0.945</b>", "x": 0.95, "xanchor": "right", "xref": "x3", "y": 0.05, "yanchor": "bottom", "yref": "y3"}, {"bgcolor": "rgba(0,0,0,0.5)", "borderpad": 2, "font": {"color": "#66ff66", "size": 8}, "showarrow": false, "text": "<b>Avg AUC: 0.912</b>", "x": 0.95, "xanchor": "right", "xref": "x4", "y": 0.05, "yanchor": "bottom", "yref": "y4"}, {"bgcolor": "rgba(0,0,0,0.5)", "borderpad": 2, "font": {"color": "#66ff66", "size": 8}, "showarrow": false, "text": "<b>Avg AUC: 0.987</b>", "x": 0.95, "xanchor": "right", "xref": "x5", "y": 0.05, "yanchor": "bottom", "yref": "y5"}, {"bgcolor": "rgba(0,0,0,0.5)", "borderpad": 2, "font": {"color": "#66ff66", "size": 8}, "showarrow": false, "text": "<b>Avg AUC: 0.989</b>", "x": 0.95, "xanchor": "right", "xref": "x6", "y": 0.05, "yanchor": "bottom", "yref": "y6"}, {"align": "center", "font": {"color": "#cccccc", "size": 8}, "showarrow": false, "text": "<b>Classes:</b> IW: Insufficient_Weight | NW: Normal_Weight | NOR: Obesity_Type_I | OB-I: Obesity_Type_II<br>OB-II: Obesity_Type_III | OB-III: Overweight_Level_I | OW: Overweight_Level_II", "x": 0.5, "xref": "paper", "y": -0.08, "yref": "paper"}], "font": {"color": "white"}, "height": 950, "margin": {"b": 120, "l": 70, "r": 40, "t": 80}, "paper_bgcolor": "#1e1e1e", "plot_bgcolor": "#2d2d2d", "showlegend": false, "title": {"font": {"color": "white", "size": 18}, "text": "<b>ROC Curves - One-vs-Rest (Multi-class Classification)</b>", "x": 0.5}, "xaxis": {"anchor": "y", "domain": [0, 0.2533], "range": [0, 1], "tickfont": {"size": 7}, "tickvals": [0, 0.5, 1], "title": {"font": {"size": 8}, "standoff": 2, "text": "FPR"}}, "xaxis2": {"anchor": "y2", "domain": [0.3733, 0.6267], "range": [0, 1], "tickfont": {"size": 7}, "tickvals": [0, 0.5, 1], "title": {"font": {"size": 8}, "standoff": 2, "text": "FPR"}}, "xaxis3": {"anchor": "y3", "domain": [0.7467, 1], "range": [0, 1], "tickfont": {"size": 7}, "tickvals": [0, 0.5, 1], "title": {"font": {"size": 8}, "standoff": 2, "text": "FPR"}}, "xaxis4": {"anchor": "y4", "domain": [0, 0.2533], "range": [0, 1], "tickfont": {"size": 7}, "tickvals": [0, 0.5, 1], "title": {"font": {"size": 8}, "standoff": 2, "text": "FPR"}}, "xaxis5": {"anchor": "y5", "domain": [0.3733, 0.6267], "range": [0, 1], "tickfont": {"size": 7}, "tickvals": [0, 0.5, 1], "title": {"font": {"size": 8}, "standoff": 2, "text": "FPR"}}, "xaxis6": {"anchor": "y6", "domain": [0.7467, 1], "range": [0, 1], "tickfont": {"size": 7}, "tickvals": [0, 0.5, 1], "title": {"font": {"size": 8}, "standoff": 2, "text": "FPR"}}, "yaxis": {"anchor": "x", "domain": [0.61, 1], "range": [0, 1], "tickfont": {"size": 7}, "tickvals": [0, 0.5, 1], "title": {"font": {"size": 8}, "standoff": 2, "text": "TPR"}}, "yaxis2": {"anchor": "x2", "domain": [0.61, 1], "range": [0, 1], "tickfont": {"size": 7}, "tickvals": [0, 0.5, 1], "title": {"font": {"size": 8}, "standoff": 2, "text": "TPR"}}, "yaxis3": {"anchor": "x3", "domain": [0.61, 1], "range": [0, 1], "tickfont": {"size": 7}, "tickvals": [0, 0.5, 1], "title": {"font": {"size": 8}, "standoff": 2, "text": "TPR"}}, "yaxis4": {"anchor": "x4", "domain": [0, 0.39], "range": [0, 1], "tickfont": {"size": 7}, "tickvals": [0, 0.5, 1], "title": {"font": {"size": 8}, "standoff": 2, "text": "TPR"}}, "yaxis5": {"anchor": "x5", "domain": [0, 0.39], "range": [0, 1], "tickfont": {"size": 7}, "tickvals": [0, 0.5, 1], "title": {"font": {"size": 8}, "standoff": 2, "text": "TPR"}}, "yaxis6": {"anchor": "x6", "domain": [0, 0.39], "range": [0, 1], "tickfont": {"size": 7}, "tickvals": [0, 0.5, 1], "title": {"font": {"size": 8}, "standoff": 2, "text": "TPR"}}}}
